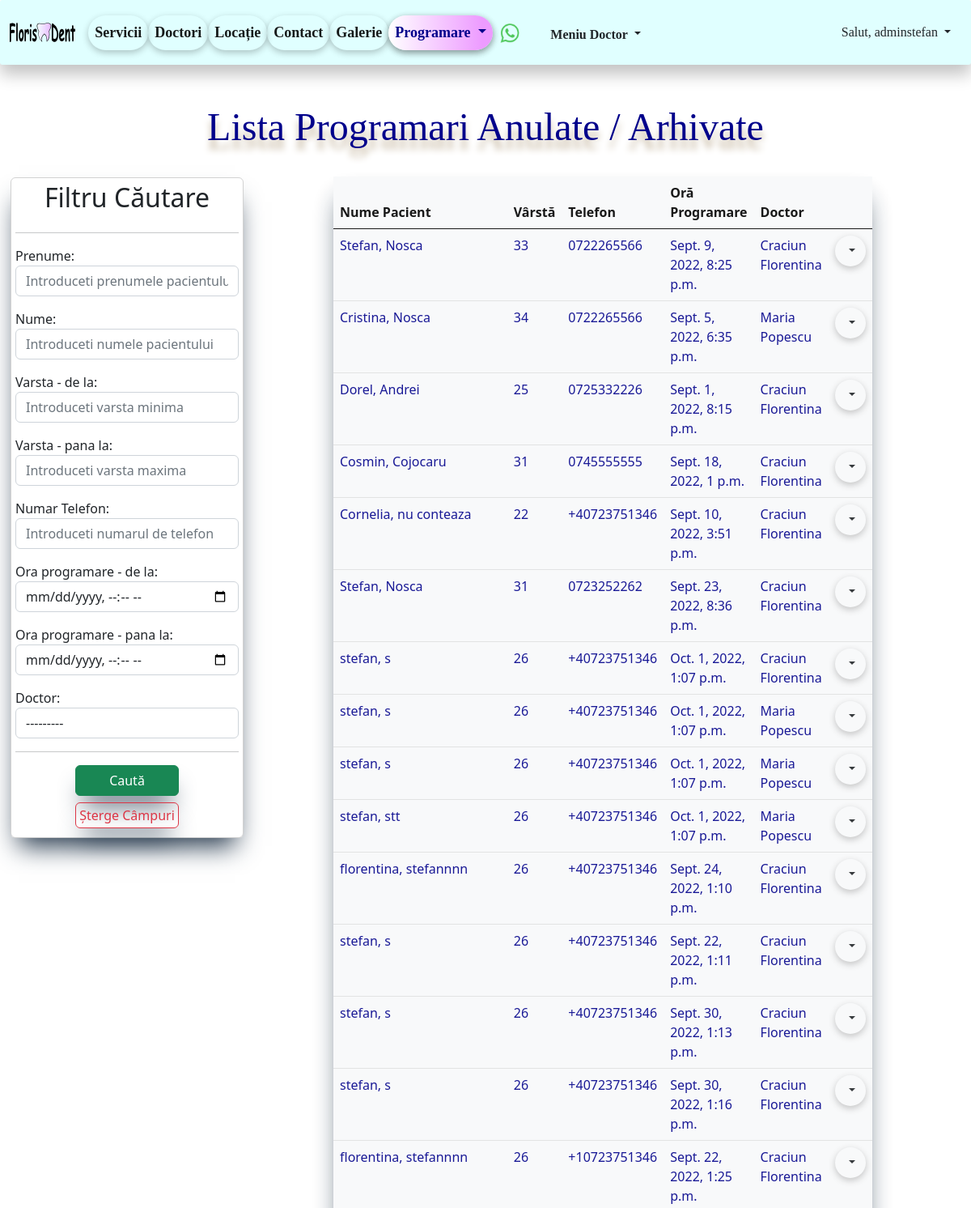
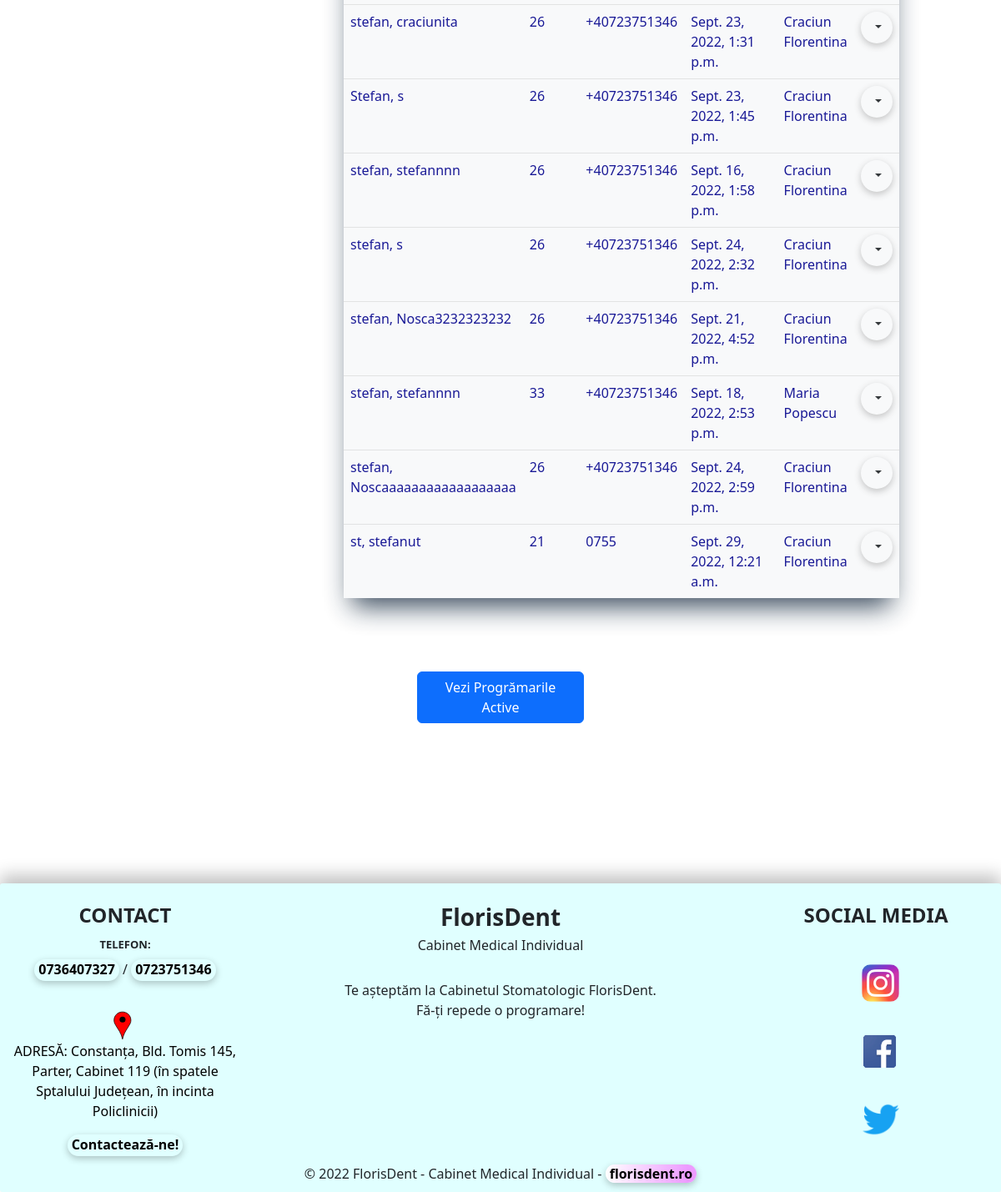
The app's page /list_of_programari_anulate/ (signed in) with its own data (2 pictures, top to bottom).
### programari/models.py (models this page shows, shortened)
class Programari(models.Model):
    prenume = models.CharField(max_length=30)
    nume = models.CharField(max_length=30)
    varsta = models.IntegerField()
    numar_telefon = models.CharField(blank=True, max_length=20)
    email = models.EmailField(blank=True, max_length=50)
    ora_programare = models.DateTimeField()
    doctor = models.ForeignKey(Doctor, on_delete=models.CASCADE, null=True)
    active = models.BooleanField(default=True)
    created_at = models.DateTimeField(auto_now_add=True)
    updated_at = models.DateTimeField(auto_now=True)

### doctori/models.py (models this page shows)
class Doctor(models.Model):
    nume_doctor = models.CharField(max_length=40)
    specializare = models.CharField(max_length=50)
    experienta = models.IntegerField()
    email = models.EmailField(blank=True, max_length=50)
    descriere = models.TextField(blank=True, max_length=300)
    varsta = models.IntegerField()
    image = models.ImageField(upload_to='images/doctori/', null=True, blank=True)
    active = models.BooleanField(default=True)
    created_at = models.DateTimeField(default=datetime.now)
    updated_at = models.DateTimeField(auto_now=True)
    def __str__(self):
        return f'{self.nume_doctor}'

### programari/views.py (the view)
# urls.py: path('list_of_programari_anulate/', views.ProgramareListViewAnulate.as_view(), name='list-of-programari-anulate'),
class ProgramareListViewAnulate(LoginRequiredMixin, ListView):
    template_name = 'programari/list_of_programari_anulate.html'
    model = Programari
    context_object_name = 'all_programari_anulate'
    def get_context_data(self, **kwargs):
        data = super(ProgramareListViewAnulate, self).get_context_data(**kwargs)
        all_programari_anulate = Programari.objects.filter(active=False)
        data['programari_anulate'] = all_programari_anulate
        my_filter_ = ProgramariFilters(self.request.GET, queryset=all_programari_anulate)
        data['all_programari_anulate'] = my_filter_.qs
        data['my_filter_anulate'] = my_filter_
        return data

### templates/programari/list_of_programari_anulate.html (shortened to what this page needs)
{% extends 'base.html' %}
{% block content %}
    <h2 class="my_header text-center">Lista Programari Anulate / Arhivate</h2>
    <br>
    <div class="container-fluid">
        <div class="row">
            <div class="col-md-4">
                <div class="card"
                     style="width: 18rem; box-shadow: rgb(38, 57, 77) 0px 20px 30px -10px; padding: 5px; margin: 1px; background-color: transparent">
                    <h2 class="my-h text-center">Filtru Căutare</h2>
                    <hr>
                    <form class="my-h" method="get">
                        {{ my_filter_anulate.form.as_p }}
                        <hr>
                        <button type="submit" class="btn btn-success mx-auto"
                                style="display:grid; justify-content:center; width: 8rem; box-shadow: rgb(38, 57, 77) 0px 20px 30px -10px;  margin: 3%;">
                            Caută
                        </button>
                        <a href="{% url 'list-of-programari' %}" class="btn btn-outline-danger mx-auto"
                           style="display:flex; justify-content:center; width: 8rem; box-shadow: rgb(38, 57, 77) 0px 20px 30px -10px; padding:3px; margin: 2%;">
                            Șterge Câmpuri</a>
                    </form>
                </div>
            </div>
            <div class="col-md-6">
                <table class="table table-light table-hover" style="border-style: hidden; box-shadow: rgb(38, 57, 77) 0px 20px 30px -10px;">
                    <thead>
                    <tr style="color: black; border-bottom-color: black">
                        <th>Nume Pacient</th>
                        <th>Vârstă</th>
                        <th>Telefon</th>
                        <th>Oră Programare</th>
                        <th>Doctor</th>
                        <th></th>
                    </tr>
                    </thead>
                    <tbody>
                    {% for programari in all_programari_anulate %}
                        <tr>
                            <td>{{ programari.prenume }}, {{ programari.nume }}</td>
                            <td>{{ programari.varsta }}</td>
                            <td>{{ programari.numar_telefon }}</td>
                            <td>{{ programari.ora_programare }}</td>
                            <td>{{ programari.doctor }}</td>
                            <td>
                                <li class="nav-item dropdown" style="list-style-type: none">
                                    <button class="btn dropdown-toggle" id="navbarDropdown"
                                            role="button"
                                            data-bs-toggle="dropdown" aria-expanded="false">
                                    </button>
                                </li>
                            </td>
                        </tr>
                    {% endfor %}
                    </tbody>
                </table>
            </div>
        </div>
    </div>
    <br><br><br>
    <div class="d-grid gap-2 col-2 mx-auto">
        <a href="{% url 'list-of-programari' %}" class="btn btn-primary" type="button">Vezi Progrămarile Active</a>
    </div>
{% endblock %}

### templates/navbar.html (shortened to what this page needs)
{% load static %}
<nav class="navbar navbar-expand-sm sticky-top" style="background-color: #e0ffff; height: 80px">
    <div class="container-fluid">
        <a id="navbar-brand" class="navbar-brand" href="{% url 'home' %}" title="Prima Pagina FlorisDent">
            <img src="{% static 'images/florisdent_logo.svg' %}"
                 style="height: 1.6rem;">
        </a>
        <br>
        <div class="collapse navbar-collapse" id="navbarSupportedContent">
            <ul class="navbar-nav me-auto mb-2 mb-lg-0">
                <li class="nav-item">
                    <a class="nav-link active" aria-current="page" href="{% url 'list-preturi' %}"
                       title="Vezi serviciile noastre!">Servicii</a>
                </li>
                <li class="nav-item">
                    <a class="nav-link active" aria-current="page" href="{% url 'list-of-doctori' %}"
                       title="Vezi doctorii nostri!">Doctori</a>
                </li>
                <li class="nav-item d-flex">
                    <a class="nav-link active" aria-current="page" href="{% url 'locatie' %}"
                       title="Vezi unde ne gasesti in Constanta">Locație
                    </a>
                </li>
                <li class="nav-item d-flex">
                    <a class="nav-link active" aria-current="page" href="{% url 'create-mesaj' %}"
                       title="Contacteaza-ne!">Contact
                    </a>
                </li>
                <li class="nav-item d-flex">
                    <a class="nav-link active" aria-current="page" href="{% url 'galerie' %}"
                       title="Vezi Galeria FlorisDent!">Galerie
                    </a>
                </li>
                <li class="nav-item dropdown">
                    <a class="nav-link dropdown-toggle" href="#" role="button" data-bs-toggle="dropdown"
                       aria-expanded="false" title="Fă o programare!" style="color: darkblue; box-shadow: rgba(0, 0, 0, 0.24) 0px 3px 8px;
                        border-radius: 25px; background: rgb(252,252,252); background: linear-gradient(90deg, rgba(255,255,255,1) 0%, rgba(237,155,255,1) 90%);">
                        Programare
                    </a>
                </li>
                <a class="navbar-brand"
                   href="https://api.whatsapp.com/send?phone=+40736407327&text=Buna ziua, as dori o programare, ma puteti ajuta?"
                   title="Contacteaza-ne prin WhatsApp">
                    <img src="{% static 'images/wapp.png' %}" style="height: 25px; padding-top: 1px">
                </a>
                {% if user.is_authenticated %}
                    <div class="dropdown">
                    <button class="btn b_doctor dropdown-toggle" type="button" data-bs-toggle="dropdown"
                            aria-expanded="false" title="Vezi Meniul Doctorului">
                        Meniu Doctor
                    </button>
                {% endif %}
                </div>
            </ul>
            {% if user.is_authenticated %}
                <div class="dropdown">
                    <button class="btn b_user dropdown-toggle" type="button" data-bs-toggle="dropdown"
                            aria-expanded="false">
                        Salut, {{ user }}
                    </button>
                </div>
            {% endif %}
        </div>
    </div>
</nav>

### css/main.css (style rules this page uses)
.my_header { color: #00008b; font-size: xxx-large; font-family: Inder, Verdana, Paytone One; text-shadow: 0 11px 8px #c4b59d; }
.nav-link { font-size: large; }

### templates/navbar.html (style rules this page uses)
#navbar-brand { margin-bottom: 5px; padding-bottom: 5px; }
.navbar { border-radius: 3px; box-shadow: rgba(0, 0, 0, 0.24) 0px 12px 20px; width: 100%; float: left; margin: 0 0 0 0; padding: 0; margin-bottom: 3rem; }
.nav-item { font-weight: bold; font-size: smaller; font-family: "Microsoft Sans Serif"; margin: 0; box-shadow: rgba(0, 0, 0, 0.24) 0px 3px 8px; color: black; border-radius: 23px; }
.b_user { border-radius: 25px; font-family: "Microsoft Sans Serif"; }
.b_doctor { border-radius: 25px; font-family: "Microsoft Sans Serif"; font-size: medium; margin-top: 5px; margin-left: 0; font-weight: bold; }

### templates/programari/list_of_programari_anulate.html (style rules this page uses)
.nav-item { list-style-type: none; }
.table-hover { color: darkblue; opacity: 0.9; }

### records on screen
Programari: prenume "Stefan", nume "Nosca", varsta "33", numar_telefon "0722265566", ora_programare "Sept. 9, 2022, 8:25 p.m.", doctor "Craciun Florentina"
Programari: prenume "Cristina", nume "Nosca", varsta "34", numar_telefon "0722265566", ora_programare "Sept. 5, 2022, 6:35 p.m.", doctor "Maria Popescu"
Programari: prenume "Dorel", nume "Andrei", varsta "25", numar_telefon "0725332226", ora_programare "Sept. 1, 2022, 8:15 p.m.", doctor "Craciun Florentina"
Programari: prenume "Cosmin", nume "Cojocaru", varsta "31", numar_telefon "0745555555", ora_programare "Sept. 18, 2022, 1 p.m.", doctor "Craciun Florentina"
Programari: prenume "Cornelia", nume "nu conteaza", varsta "22", numar_telefon "+40723751346", ora_programare "Sept. 10, 2022, 3:51 p.m.", doctor "Craciun Florentina"
Programari: prenume "Stefan", nume "Nosca", varsta "31", numar_telefon "0723252262", ora_programare "Sept. 23, 2022, 8:36 p.m.", doctor "Craciun Florentina"
Programari: prenume "stefan", nume "s", varsta "26", numar_telefon "+40723751346", ora_programare "Oct. 1, 2022, 1:07 p.m.", doctor "Craciun Florentina"
Programari: prenume "stefan", nume "s", varsta "26", numar_telefon "+40723751346", ora_programare "Oct. 1, 2022, 1:07 p.m.", doctor "Maria Popescu"
Programari: prenume "stefan", nume "s", varsta "26", numar_telefon "+40723751346", ora_programare "Oct. 1, 2022, 1:07 p.m.", doctor "Maria Popescu"
Programari: prenume "stefan", nume "stt", varsta "26", numar_telefon "+40723751346", ora_programare "Oct. 1, 2022, 1:07 p.m.", doctor "Maria Popescu"
Programari: prenume "florentina", nume "stefannnn", varsta "26", numar_telefon "+40723751346", ora_programare "Sept. 24, 2022, 1:10 p.m.", doctor "Craciun Florentina"
Programari: prenume "stefan", nume "s", varsta "26", numar_telefon "+40723751346", ora_programare "Sept. 22, 2022, 1:11 p.m.", doctor "Craciun Florentina"
Programari: prenume "stefan", nume "s", varsta "26", numar_telefon "+40723751346", ora_programare "Sept. 30, 2022, 1:13 p.m.", doctor "Craciun Florentina"
Programari: prenume "stefan", nume "s", varsta "26", numar_telefon "+40723751346", ora_programare "Sept. 30, 2022, 1:16 p.m.", doctor "Craciun Florentina"
Programari: prenume "florentina", nume "stefannnn", varsta "26", numar_telefon "+10723751346", ora_programare "Sept. 22, 2022, 1:25 p.m.", doctor "Craciun Florentina"
Programari: prenume "stefan", nume "craciunita", varsta "26", numar_telefon "+40723751346", ora_programare "Sept. 23, 2022, 1:31 p.m.", doctor "Craciun Florentina"
Programari: prenume "Stefan", nume "s", varsta "26", numar_telefon "+40723751346", ora_programare "Sept. 23, 2022, 1:45 p.m.", doctor "Craciun Florentina"
Programari: prenume "stefan", nume "stefannnn", varsta "26", numar_telefon "+40723751346", ora_programare "Sept. 16, 2022, 1:58 p.m.", doctor "Craciun Florentina"
Programari: prenume "stefan", nume "s", varsta "26", numar_telefon "+40723751346", ora_programare "Sept. 24, 2022, 2:32 p.m.", doctor "Craciun Florentina"
Programari: prenume "stefan", nume "Nosca3232323232", varsta "26", numar_telefon "+40723751346", ora_programare "Sept. 21, 2022, 4:52 p.m.", doctor "Craciun Florentina"
Programari: prenume "stefan", nume "stefannnn", varsta "33", numar_telefon "+40723751346", ora_programare "Sept. 18, 2022, 2:53 p.m.", doctor "Maria Popescu"
Programari: prenume "stefan", nume "Noscaaaaaaaaaaaaaaaaaa", varsta "26", numar_telefon "+40723751346", ora_programare "Sept. 24, 2022, 2:59 p.m.", doctor "Craciun Florentina"
Programari: prenume "st", nume "stefanut", varsta "21", numar_telefon "0755", ora_programare "Sept. 29, 2022, 12:21 a.m.", doctor "Craciun Florentina"

### other values on screen
{{ user }} "adminstefan"
